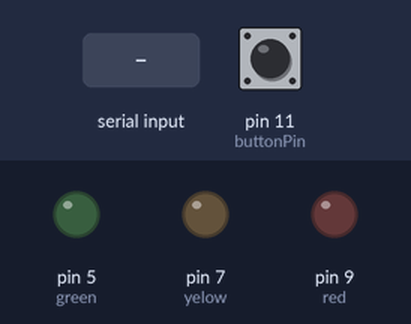
Recording of a sketch running on a simulated Arduino Mega 2560, built with avr-gcc and run on an emulated ATmega2560. On the bench: output pins drawn as LEDs (lit = HIGH). The test bench sets the inputs (shaded band); at power-on: pin 11 (buttonPin) HIGH.

Above: at 2.2 s.
2.3 s: "whating\n" received over the second serial link
At 3.3 s:
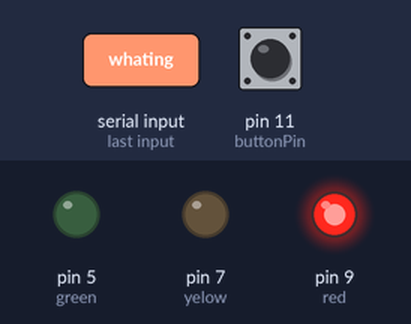
3.8 s: "worck\n" received over the second serial link
At 4.4 s:
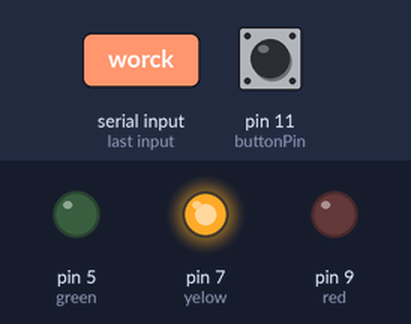
5.3 s: "done\n" received over the second serial link
At 6.7 s:
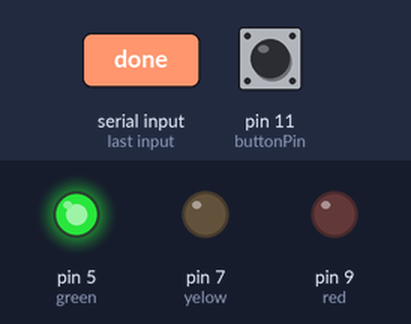
Timing chart, 0 to 8.3 s (numbered marks = the images above; inputs shaded):
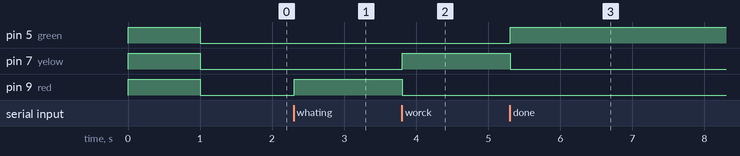

Measured:
- after the input at 2.3 s, pin 9 (red): LOW → HIGH at once
- after the input at 3.8 s, pin 7 (yelow): LOW → HIGH at once; pin 9 (red): HIGH → LOW at once
- after the input at 5.3 s, pin 5 (green): LOW → HIGH at once; pin 7 (yelow): HIGH → LOW at once

The sketch:

pc.ino
```cpp
#define red 9
#define yelow 7
#define green 5
#define buttonPin 11
bool buttonState = false;
void setup() {
  Serial3.begin(9600);
  Serial.begin(9600);
  pinMode(11,INPUT_PULLUP);
  pinMode(9,OUTPUT);
  pinMode(7,OUTPUT);
  pinMode(5,OUTPUT);
  digitalWrite(5,1);
  digitalWrite(7,1);
  digitalWrite(9,1);
  delay(1000);
  digitalWrite(5,0);
  digitalWrite(7,0);
  digitalWrite(9,0);
}

void loop() {
  if (digitalRead(buttonPin) == LOW && !buttonState) {
    buttonState = true;
    Serial3.println("B:1#");
    delay(500);
  } else if (digitalRead(buttonPin) == HIGH && buttonState) {
    buttonState = false;
    Serial3.println("B:0#");
    delay(500);
  }

  if (Serial3.available() > 0) {
    String response = Serial3.readStringUntil('\n');
    response.trim();
    if (response == "whating") {
      digitalWrite(red, HIGH);
      digitalWrite(yelow, LOW);
      digitalWrite(green, LOW);
    } else if (response == "worck") {
      digitalWrite(red, LOW);
      digitalWrite(yelow, HIGH);
      digitalWrite(green, LOW);
    } else if (response == "done") {
      digitalWrite(red, LOW);
      digitalWrite(yelow, LOW);
      digitalWrite(green, HIGH);
    }
  }
}
```
